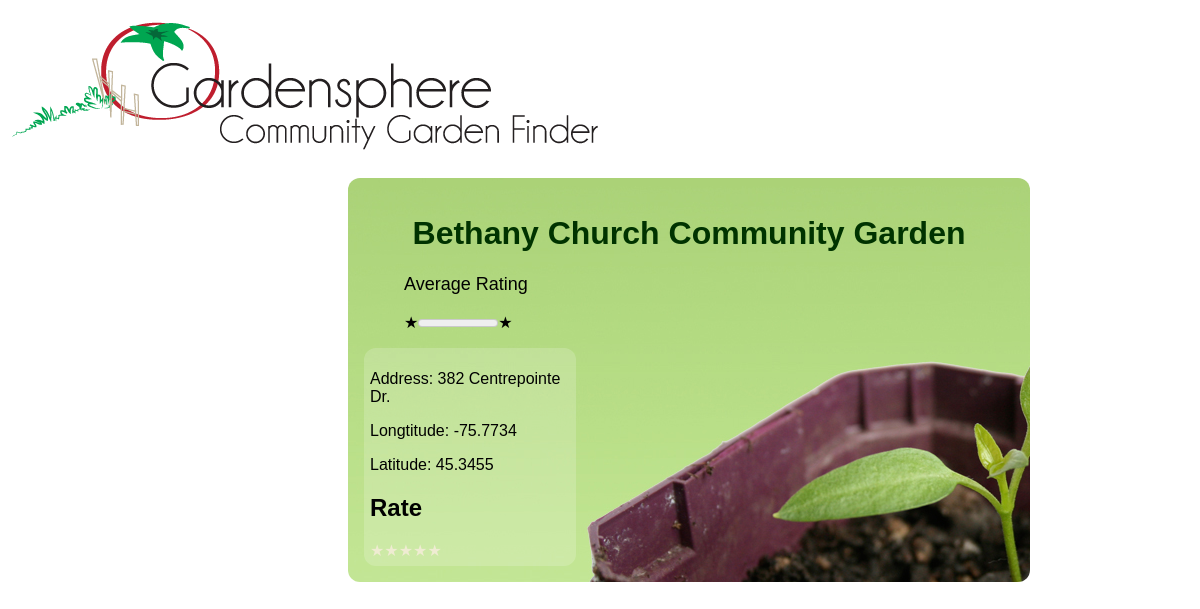
Page /single.php?id=1 on the committed database.
### tables this page shows
CREATE TABLE IF NOT EXISTS `comgardens` (
  `id` int(11) NOT NULL AUTO_INCREMENT,
  `name` varchar(100) NOT NULL,
  `street_address` varchar(100) NOT NULL,
  `longitude` float NOT NULL,
  `latitude` float NOT NULL,
  `rate_count` int(11) NOT NULL,
  `rate_total` int(11) NOT NULL,
  PRIMARY KEY (`id`)
);

### single.php (the view, shortened to what this page needs)
<?php
include 'includes/theme-top.php';
$id = filter_input(INPUT_GET, 'id', FILTER_SANITIZE_NUMBER_INT);
require_once 'includes/db.php';
$sql = $db->prepare('
	SELECT id, name, street_address, longitude, latitude, rate_total, rate_count
	FROM comgardens
	WHERE id = :id
');
$sql->bindValue(':id', $id, PDO::PARAM_INT);
$sql->execute();
$results = $sql->fetch();
if ($results['rate_count'] > 0) {
	$rating = round($results['rate_total'] / $results['rate_count']);
} else {
	$rating = 0;
}
$cookie = get_rate_cookie();
?><!DOCTYPE HTML>
<html>
<head>
</head>
<body class="single">
	<div class="singlewrapper">
		<h1><?php echo $results['name']; ?></h1>
		<div class="wraprating">
			<p class="ave">Average Rating</dt><dd>★<meter value="<?php echo $rating; ?>" min="0" max="5"><?php echo $rating; ?> out of 5</meter>★</p>
			</div>
		<div class="addycase">
			<div class="addy">
				<p>Address: <?php echo $results['street_address']; ?></p>
				<p>Longtitude: <?php echo $results['longitude']; ?></p>
				<p>Latitude: <?php echo $results['latitude']; ?></p>
			</div>
		<?php if (isset($cookie[$id])) : ?>
		<h2>Your rating</h2>
		<ol class="rater rater-usable">
			<?php for ($i = 1; $i <= 5; $i++) : ?>
				<?php $class = ($i <= $cookie[$id]) ? 'is-rated' : ''; ?>
				<li class="rater-level <?php echo $class; ?>">★</li>
			<?php endfor; ?>
		</ol>
		<?php else : ?>
		<h2>Rate</h2>
		<ol class="rater rater-usable">
			<?php for ($i = 1; $i <= 5; $i++) : ?>
			<li class="rater-level"><a href="rate.php?id=<?php echo $results['id']; ?>&rate=<?php echo $i; ?>">★</a></li>
			<?php endfor; ?>
		</ol>
		<?php endif; ?>
	</div>
</div>
</body>
</html>

### css/gardens.css (style rules this page uses)
html { background-image: url("../images/bg2.jpg"); background-repeat:no-repeat; font-family:"Trebuchet MS", Arial, Helvetica, sans-serif; }
body { width: 800px; }
.rater { display: inline-block; margin: 0; padding: 0; vertical-align: middle; list-style-type: none; line-height: 1; }
.rater-level { float: left; color: #efecd2; }
.rater-level a, .rater-level a:link, .rater-level a:visited { color: #efecd2; text-decoration: none }
.singlewrapper { background-image: url("../images/beeg2.jpg"); width: 650px; margin-left: 340px; margin-top: 20px; padding: 1em; font-family:"Trebuchet MS", Arial, Helvetica, sans-serif; -webkit-border-radius: 12px; -moz-border-radius: 12px; border-radius: 12px; }
.ave { margin-left: 40px; font-size:18px; }
.singlewrapper h1 { text-align: center; color: #030; }
.addycase { background-image: url("../images/addycase.png"); width: 200px; padding: 6px; -webkit-border-radius: 12px; -moz-border-radius: 12px; border-radius: 12px; }

### rows in the picture
comgardens: name "Bethany Church Community Garden", street_address "382 Centrepointe Dr.", longitude "-75.7734", latitude "45.3455"
